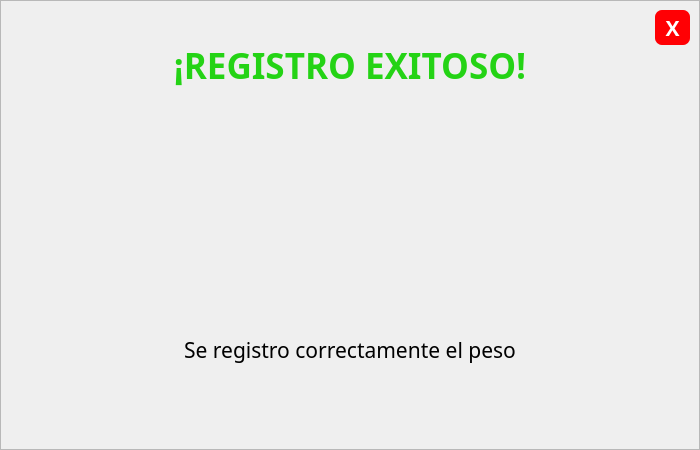
   <widget class="QFrame" name="frmAlerta">
    <property name="geometry">
     <rect>
      <x>470</x>
      <y>225</y>
      <width>700</width>
      <height>450</height>
     </rect>
    </property>
    <property name="styleSheet">
     <string notr="true">#frmAlerta{background-color: rgb(255, 255, 255);
color: rgb(0, 0, 0);
border:none;
border-radius: 10px;
border: 2px solid #D9D9D9;}</string>
    </property>
    <property name="frameShape">
     <enum>QFrame::StyledPanel</enum>
    </property>
    <property name="frameShadow">
     <enum>QFrame::Raised</enum>
    </property>
    <widget class="QLabel" name="lblAlertaTitulo">
     <property name="geometry">
      <rect>
       <x>50</x>
       <y>40</y>
       <width>600</width>
       <height>50</height>
      </rect>
     </property>
     <property name="font">
      <font>
       <family>Poppins</family>
       <pointsize>26</pointsize>
       <weight>75</weight>
       <bold>true</bold>
      </font>
     </property>
     <property name="styleSheet">
      <string notr="true">color: #24D315</string>
     </property>
     <property name="text">
      <string>¡REGISTRO EXITOSO!</string>
     </property>
     <property name="alignment">
      <set>Qt::AlignCenter</set>
     </property>
    </widget>
    <widget class="QLabel" name="lblAlertaTexto">
     <property name="geometry">
      <rect>
       <x>50</x>
       <y>300</y>
       <width>600</width>
       <height>100</height>
      </rect>
     </property>
     <property name="font">
      <font>
       <family>Poppins Medium</family>
       <pointsize>16</pointsize>
       <weight>50</weight>
       <bold>false</bold>
      </font>
     </property>
     <property name="styleSheet">
      <string notr="true">color: rgb(0, 0, 0);</string>
     </property>
     <property name="text">
      <string>Se registro correctamente el peso</string>
     </property>
     <property name="alignment">
      <set>Qt::AlignCenter</set>
     </property>
     <property name="wordWrap">
      <bool>true</bool>
     </property>
    </widget>
    <widget class="QLabel" name="imgIconAlerta">
     <property name="geometry">
      <rect>
       <x>260</x>
       <y>110</y>
       <width>180</width>
       <height>180</height>
      </rect>
     </property>
     <property name="font">
      <font>
       <family>Poppins</family>
       <pointsize>10</pointsize>
       <weight>75</weight>
       <bold>true</bold>
      </font>
     </property>
     <property name="text">
      <string/>
     </property>
     <property name="scaledContents">
      <bool>true</bool>
     </property>
     <property name="alignment">
      <set>Qt::AlignCenter</set>
     </property>
    </widget>
    <widget class="QPushButton" name="btnCerrarFrmAlerta">
     <property name="geometry">
      <rect>
       <x>655</x>
       <y>10</y>
       <width>35</width>
       <height>35</height>
      </rect>
     </property>
     <property name="font">
      <font>
       <family>Poppins</family>
       <pointsize>16</pointsize>
       <weight>75</weight>
       <bold>true</bold>
      </font>
     </property>
     <property name="cursor">
      <cursorShape>PointingHandCursor</cursorShape>
     </property>
     <property name="styleSheet">
      <string notr="true">background-color: rgb(255, 0, 4);
color: rgb(255, 255, 255);
border:none;
border-radius: 7px;</string>
     </property>
     <property name="text">
      <string>X</string>
     </property>
    </widget>
   </widget>
